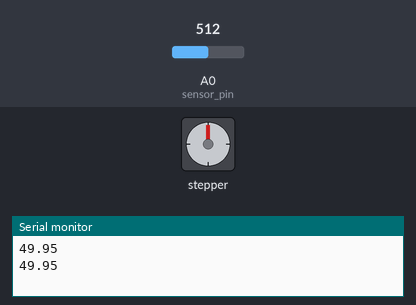
This sketch was run on a simulated Arduino Uno, built with avr-gcc and run on an emulated ATmega328P. On the bench: stepper motor, the last lines printed to the serial monitor. The test bench sets the inputs (shaded band); at power-on: A0 (sensor_pin) = 512. Stepper angles assume 100 steps per turn.

Above: at 1.8 s.
1.9 s: A0 (sensor_pin) set to 597
3.4 s: A0 (sensor_pin) set to 626
At 4.15 s:
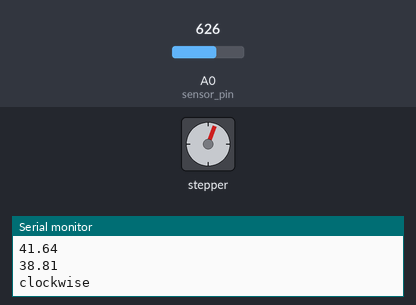
At 5.45 s:
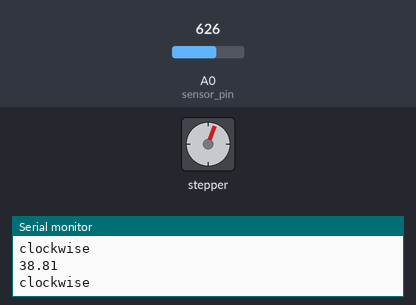
Timing chart, 0 to 13.5 s (numbered marks = the images above; inputs shaded):
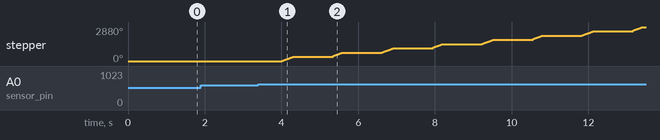

The sketch:

arduino_final1.ino
```cpp
const int sensor_pin = A0;  /* Soil moisture sensor O/P pin */
//#define IN1  8
//#define IN2  5
//#define IN3  11
//#define IN4  13
#include <Stepper.h>

const int stepsPerRevolution = 100;  // change this to fit the number of steps per revolution
// for your motor
Stepper myStepper(stepsPerRevolution, 8,5,11,13);
int Steps = 4096; //4096 or 768
int cstep = 0;

void setup() {
  Serial.begin(9600); /* Define baud rate for serial communication */
  //pinMode(IN1, OUTPUT);
  //pinMode(IN2, OUTPUT);
  //pinMode(IN3, OUTPUT);
  //pinMode(IN4, OUTPUT);
   // set the speed at 60 rpm:
    myStepper.setSpeed(200);
  // initialize the serial port:
    Serial.begin(9600);
}

void loop() {
  float moisture_percentage;
  int sensor_analog;
  sensor_analog = analogRead(sensor_pin);
  moisture_percentage = ( 100 - ( (sensor_analog/1023.00) * 100 ) );
 // Serial.print("Moisture Percentage = ");
  Serial.print(moisture_percentage);
  Serial.print("\n");
  if (moisture_percentage < 40.0)
  {
    // step one revolution  in one direction:
  Serial.println("clockwise");
  myStepper.step(stepsPerRevolution);
  //delay(500)
  }

  delay(1000);
}
```

Measured:
- the behaviour switches between 613 and 614 on A0 (sensor_pin) (found by bisection; images 0 and 1)
- after the input at 3.4 s, stepper: turns 360° clockwise in 0.29 s, repeating every 1.3 s
